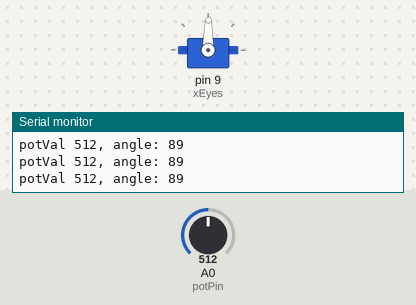
Recording of a sketch running on a simulated Arduino Uno, built with avr-gcc and run on an emulated ATmega328P. On the bench: servo, the last lines printed to the serial monitor. Inputs (shaded band) come from the test bench; at power-on: A0 (potPin) = 512.

Above: at 1.2 s.
1.3 s: A0 (potPin) set to 557
At 1.7 s:
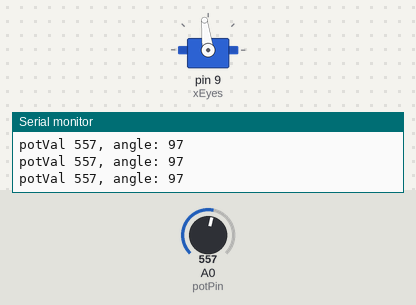
4.3 s: A0 (potPin) set to 581
At 4.8 s:
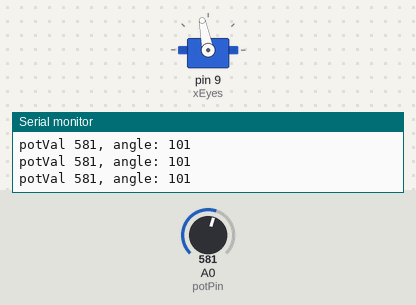
5.8 s: A0 (potPin) set to 306
At 6.7 s:
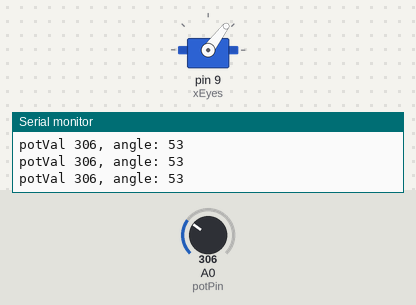
7.3 s: A0 (potPin) set to 105
At 8.4 s:
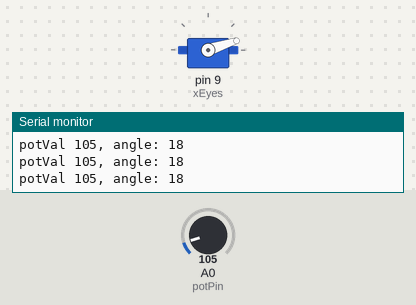
8.8 s: A0 (potPin) set to 94
At 9.8 s:
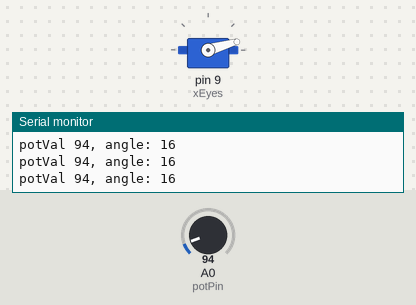
11.8 s: A0 (potPin) set to 716
At 12.1 s:
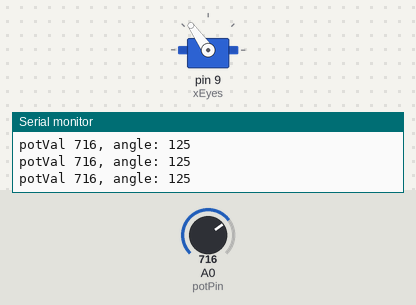
Timing chart, 0 to 14.3 s (numbered marks = the images above; inputs shaded):
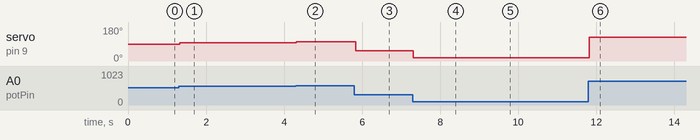

The sketch:

sketch_sep7a.ino
```cpp
#include <Servo.h>

Servo xEyes;

int const potPin = A0;
int potVal;
int angle;
void setup() {
  xEyes.attach(9);

  Serial.begin(9600);
}

void loop() {


  potVal = analogRead(potPin);
  Serial.print("potVal ");
  Serial.print(potVal);
  angle = map(potVal, 0, 1023, 0, 179);
  Serial.print(", angle: ");
  Serial.println(angle);
  xEyes.write(angle);
  delay(15);

}
```

Measured:
- after the input at 1.3 s, servo on pin 9 (xEyes): 89° → 97° at once
- after the input at 4.3 s, servo on pin 9 (xEyes): 97° → 101° at once
- after the input at 5.8 s, servo on pin 9 (xEyes): 101° → 53° at once
- after the input at 7.3 s, servo on pin 9 (xEyes): 53° → 18° at once
- after the input at 8.8 s, servo on pin 9 (xEyes): 18° → 16° at once
- after the input at 11.8 s, servo on pin 9 (xEyes): 16° → 125° at once
